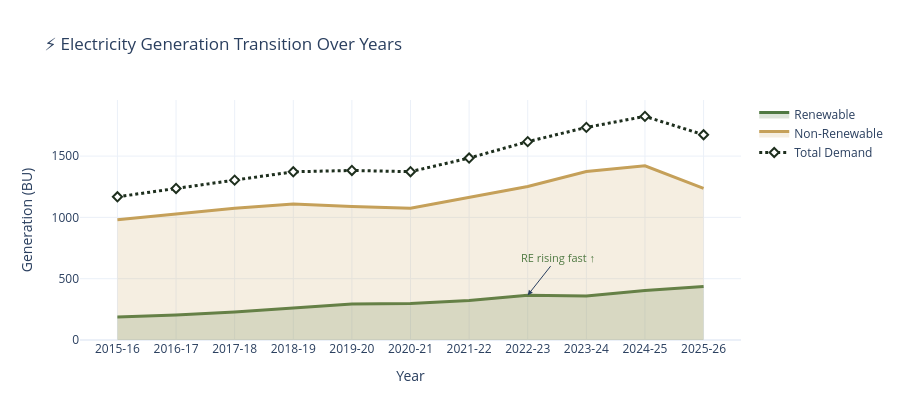

The notebook cell saved with this chart:
### Code cell
fig_area = go.Figure()

fig_area.add_trace(go.Scatter(
    x=df_gen["Year"], y=df_gen["Renewable"],
    mode="lines", name="Renewable",
    line=dict(color="#4F7942", width=3),
    fill="tozeroy", fillcolor="rgba(79,121,66,0.20)"
))
fig_area.add_trace(go.Scatter(
    x=df_gen["Year"], y=df_gen["Non-Renewable"],
    mode="lines", name="Non-Renewable",
    line=dict(color="#C5A059", width=3),
    fill="tozeroy", fillcolor="rgba(197,160,89,0.18)"
))
fig_area.add_trace(go.Scatter(
    x=df_gen["Year"], y=df_gen["Total"],
    mode="lines+markers", name="Total Demand",
    line=dict(color="#1E2F1E", width=3, dash="dot"),
    marker=dict(size=7, symbol="diamond", color="#ffffff",
                line=dict(color="#1E2F1E", width=2))
))
fig_area.add_annotation(
    x="2022-23", y=float(df_gen.loc[df_gen["Year"]=="2022-23","Renewable"].iloc[0]),
    text="RE rising fast ↑", showarrow=True, arrowhead=2, ax=30, ay=-38,
    font=dict(size=11, color="#4F7942")
)
fig_area.update_layout(
    title="⚡ Electricity Generation Transition Over Years",
    template="plotly_white", height=420,
    xaxis_title="Year", yaxis_title="Generation (BU)"
)
fig_area.show()

### Figure 1 — Plotly figure (JSON) as saved in the notebook; plotly's stock layout.template omitted (floating-point values rounded to 4 significant figures)
{"data": [{"fill": "tozeroy", "fillcolor": "rgba(79,121,66,0.20)", "line": {"color": "#4F7942", "width": 3}, "mode": "lines", "name": "Renewable", "type": "scatter", "x": ["2015-16", "2016-17", "2017-18", "2018-19", "2019-20", "2020-21", "2021-22", "2022-23", "2023-24", "2024-25", "2025-26"], "y": [187.2, 204.2, 228.0, 261.6, 294.3, 297.6, 322.5, 365.6, 359.9, 403.6, 436.9]}, {"fill": "tozeroy", "fillcolor": "rgba(197,160,89,0.18)", "line": {"color": "#C5A059", "width": 3}, "mode": "lines", "name": "Non-Renewable", "type": "scatter", "x": ["2015-16", "2016-17", "2017-18", "2018-19", "2019-20", "2020-21", "2021-22", "2022-23", "2023-24", "2024-25", "2025-26"], "y": [981.2, 1031.0, 1076.0, 1110.0, 1089.0, 1076.0, 1162.0, 1252.0, 1374.0, 1421.0, 1237.0]}, {"line": {"color": "#1E2F1E", "dash": "dot", "width": 3}, "marker": {"color": "#ffffff", "line": {"color": "#1E2F1E", "width": 2}, "size": 7, "symbol": "diamond"}, "mode": "lines+markers", "name": "Total Demand", "type": "scatter", "x": ["2015-16", "2016-17", "2017-18", "2018-19", "2019-20", "2020-21", "2021-22", "2022-23", "2023-24", "2024-25", "2025-26"], "y": [1168, 1236, 1304, 1372, 1383, 1373, 1484, 1618, 1734, 1824, 1674]}], "layout": {"annotations": [{"arrowhead": 2, "ax": 30, "ay": -38, "font": {"color": "#4F7942", "size": 11}, "showarrow": true, "text": "RE rising fast ↑", "x": "2022-23", "y": 365.6}], "height": 420, "title": {"text": "⚡ Electricity Generation Transition Over Years"}, "xaxis": {"title": {"text": "Year"}}, "yaxis": {"title": {"text": "Generation (BU)"}}}}
